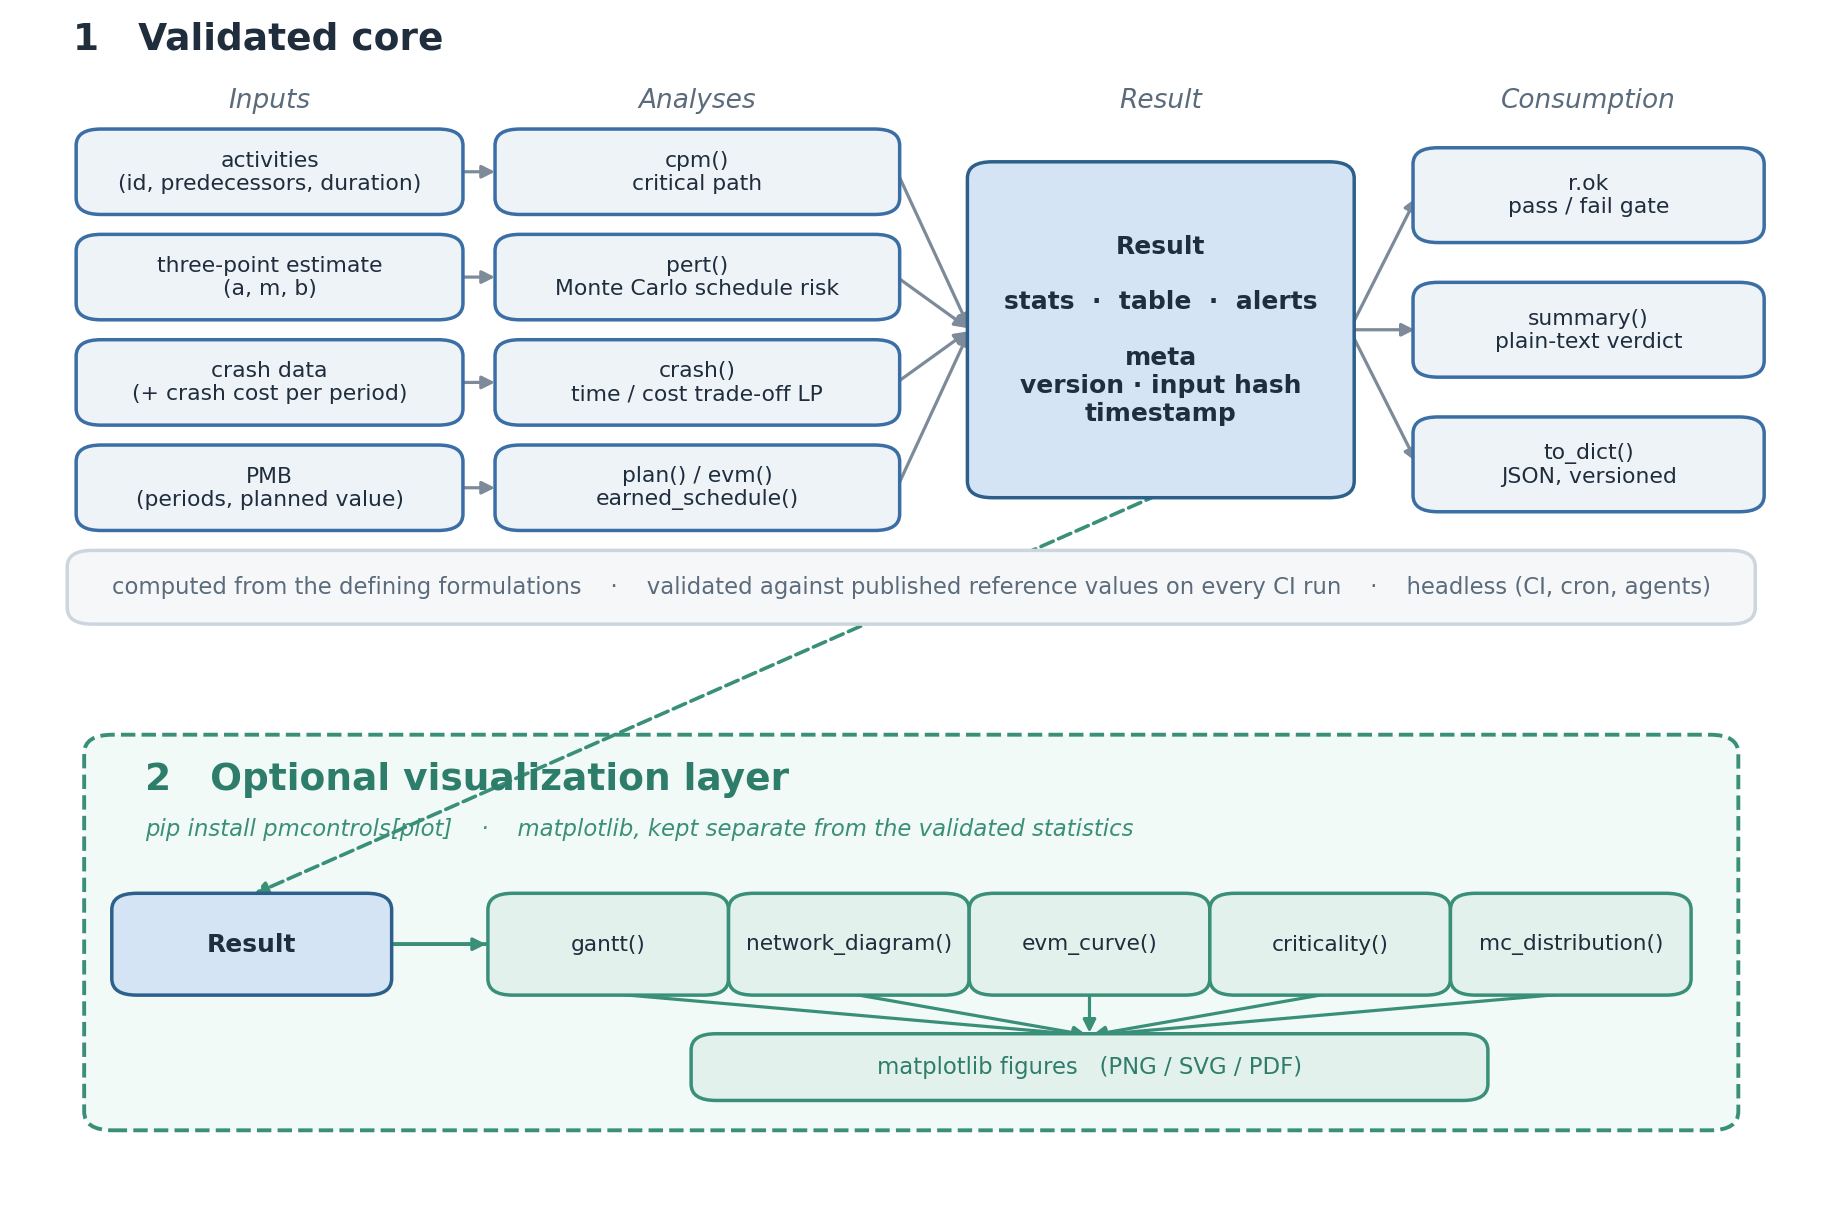

Python code for this plot:
"""Generate the pmcontrols framework figure (academic style).

Two stages: the validated core, and the optional visualization layer.
Run:  python docs/assets/framework.py
"""

import matplotlib
matplotlib.use("Agg")
import matplotlib.pyplot as plt
from matplotlib.patches import FancyBboxPatch

plt.rcParams.update({"font.family": "DejaVu Sans", "font.size": 9.5})

INK = "#1f2d3d"
MUT = "#5b6b7b"
CORE_F, CORE_E = "#eef3f8", "#3b6ea5"
RES_F, RES_E = "#d4e4f4", "#2c5f8a"
BAN_F, BAN_E = "#f5f7f9", "#cdd6df"
OPT_BG, OPT_E = "#f2faf7", "#3a8f78"
OPT_F = "#e3f1ec"
ARROW = "#7c8a99"

fig, ax = plt.subplots(figsize=(11.5, 7.6))
ax.set_xlim(0, 100)
ax.set_ylim(0, 100)
ax.axis("off")


def box(x, y, w, h, text, fill=CORE_F, edge=CORE_E, dashed=False, fs=8.4,
        bold=False, tcol=INK):
    ax.add_patch(FancyBboxPatch(
        (x - w / 2, y - h / 2), w, h,
        boxstyle="round,pad=0.35,rounding_size=1.4",
        linewidth=1.25, edgecolor=edge, facecolor=fill,
        linestyle="--" if dashed else "-", zorder=2))
    ax.text(x, y, text, ha="center", va="center", color=tcol, fontsize=fs,
            fontweight="bold" if bold else "normal", zorder=5)


def arrow(x0, y0, x1, y1, color=ARROW, dashed=False, lw=1.15):
    ax.annotate("", xy=(x1, y1), xytext=(x0, y0), zorder=1,
                arrowprops=dict(arrowstyle="-|>", color=color, lw=lw,
                                linestyle="--" if dashed else "-",
                                shrinkA=1, shrinkB=1))


# ---- Stage 1: validated core ------------------------------------------------
ax.text(3, 97.5, "1   Validated core", fontsize=13.5, fontweight="bold",
        color=INK, ha="left")
for x, t in [(14, "Inputs"), (38, "Analyses"), (64, "Result"),
             (88, "Consumption")]:
    ax.text(x, 92.5, t, ha="center", fontsize=9.5, color=MUT, fontstyle="italic")

inputs = ["activities\n(id, predecessors, duration)", "three-point estimate\n(a, m, b)",
          "crash data\n(+ crash cost per period)", "PMB\n(periods, planned value)"]
analyses = ["cpm()\ncritical path", "pert()\nMonte Carlo schedule risk",
            "crash()\ntime / cost trade-off LP",
            "plan() / evm()\nearned_schedule()"]
rows = [87, 78, 69, 60]
for t, y in zip(inputs, rows):
    box(14, y, 21, 6.6, t, fs=7.9)
for t, y in zip(analyses, rows):
    box(38, y, 22, 6.6, t, fs=7.9)

box(64, 73.5, 21, 28, "Result\n\nstats  ·  table  ·  alerts\n\nmeta\nversion · input hash\ntimestamp",
    fill=RES_F, edge=RES_E, fs=9, bold=True)

consume = ["r.ok\npass / fail gate", "summary()\nplain-text verdict",
           "to_dict()\nJSON, versioned"]
crows = [85, 73.5, 62]
for t, y in zip(consume, crows):
    box(88, y, 19, 7.4, t, fs=7.9)

for y in rows:
    arrow(24.7, y, 26.8, y)
for y in rows:
    arrow(49.2, y, 53.3, 73.5)
for y in crows:
    arrow(74.6, 73.5, 78.4, y)

box(50, 51.5, 94, 5.6,
    "computed from the defining formulations    ·    validated against published "
    "reference values on every CI run    ·    headless (CI, cron, agents)",
    fill=BAN_F, edge=BAN_E, fs=8.2, tcol=MUT)

# ---- Stage 2: optional visualization layer ----------------------------------
ax.add_patch(FancyBboxPatch((4, 5.5), 92, 33,
             boxstyle="round,pad=0.4,rounding_size=1.6",
             linewidth=1.4, edgecolor=OPT_E, facecolor=OPT_BG,
             linestyle="--", zorder=0))
ax.text(7, 34.2, "2   Optional visualization layer", fontsize=13.5,
        fontweight="bold", color="#2e7d6b", ha="left")
ax.text(7, 30.3, "pip install pmcontrols[plot]    ·    matplotlib, kept separate "
        "from the validated statistics", fontsize=8.2, color=OPT_E,
        ha="left", fontstyle="italic")

box(13, 21, 15, 8, "Result", fill=RES_F, edge=RES_E, fs=9, bold=True)
arrow(64, 59.5, 13, 25.2, color=OPT_E, dashed=True, lw=1.3)

charts = ["gantt()", "network_diagram()", "evm_curve()", "criticality()",
          "mc_distribution()"]
cx = [33, 46.5, 60, 73.5, 87]
for t, x in zip(charts, cx):
    box(x, 21, 12.8, 8, t, fill=OPT_F, edge=OPT_E, fs=7.8)
for x in cx:
    arrow(20.6, 21, x - 6.7, 21, color=OPT_E)
box(60, 10.5, 44, 5, "matplotlib figures   (PNG / SVG / PDF)",
    fill="#e3f1ec", edge=OPT_E, fs=8.2, tcol="#2e7d6b")
for x in cx:
    arrow(x, 16.8, 60, 13.2, color=OPT_E)

fig.savefig("docs/assets/framework.png", dpi=200, bbox_inches="tight",
            facecolor="white")
print("wrote docs/assets/framework.png")
